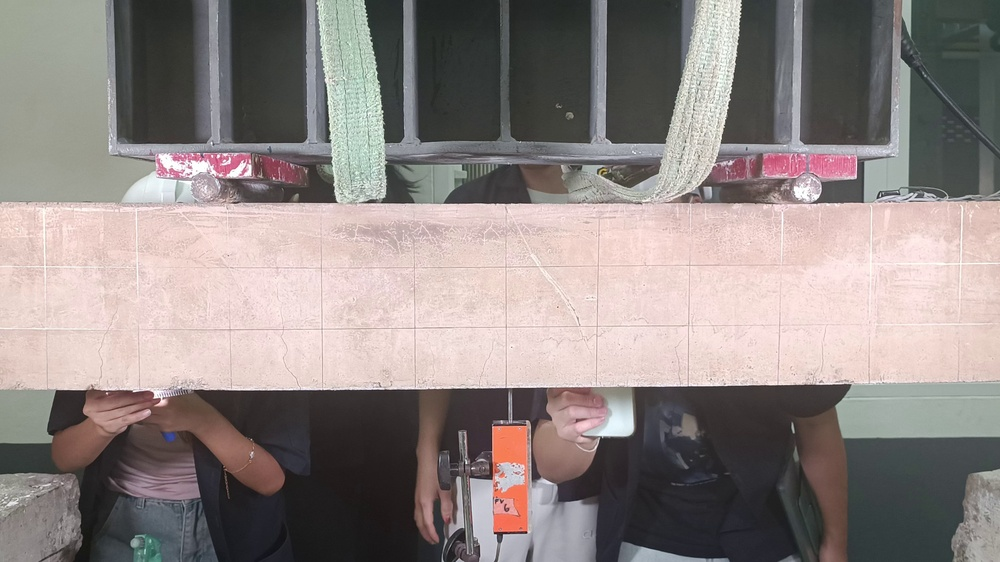
#> input picture code/images/frame_0013.jpg, 1000 x 562 px, shrunk from 3840 x 2160 before the run
$ python crop_detect.py
#> lines starting #> are read from the running program, lines starting #| are printed output that depends on the picture; after the words box and inside, x2 and y2 are one past the last pixel; in counts of white or black regions, pixels touching at a corner belong together
import cv2
import numpy as np
from matplotlib import pyplot as plt

# Load image
img = cv2.imread('../images/frame_0013.jpg')
#> img is the input picture: shape (562, 1000, 3); mean B, G, R 131.4, 133.8, 143.1
# Convert to HSV for color thresholding
hsv = cv2.cvtColor(img, cv2.COLOR_BGR2HSV)
#> hsv: shape (562, 1000, 3); mean H, S, V 51.2, 29.7, 146

# Define HSV range for beige concrete (approximate)
lower = np.array([10, 20, 150])
upper = np.array([30, 80, 255])

# Create mask and clean up
mask = cv2.inRange(hsv, lower, upper)
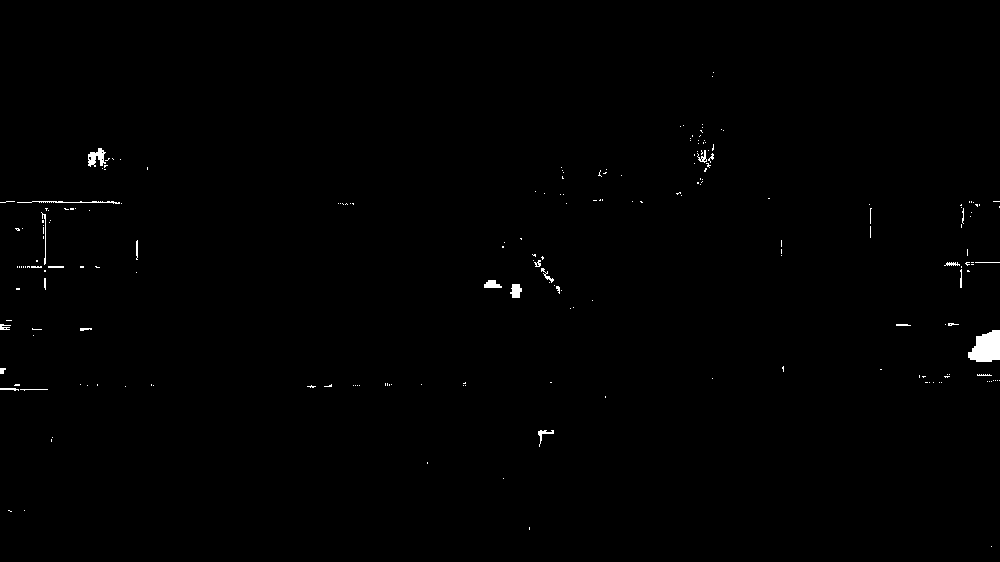
#> mask: shape (562, 1000); 0.47% white; 212 white regions (184 under 20 px), largest, box (x1, y1, x2, y2) and area: (968, 330, 1000, 362) 764, (88, 148, 106, 167) 198, (17, 201, 120, 204) 139
kernel = cv2.getStructuringElement(cv2.MORPH_RECT, (5,5))
mask = cv2.morphologyEx(mask, cv2.MORPH_CLOSE, kernel, iterations=2)
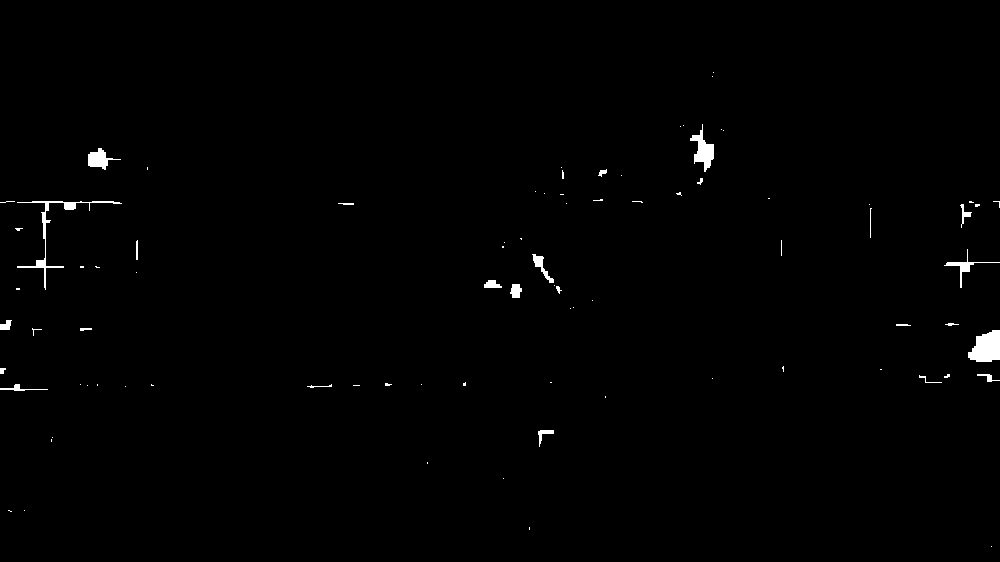
#> mask: shape (562, 1000); 0.7% white; 85 white regions (60 under 20 px), largest, box (x1, y1, x2, y2) and area: (968, 330, 1000, 362) 764, (17, 201, 122, 290) 614, (690, 124, 714, 172) 486
mask = cv2.morphologyEx(mask, cv2.MORPH_OPEN, kernel, iterations=2)
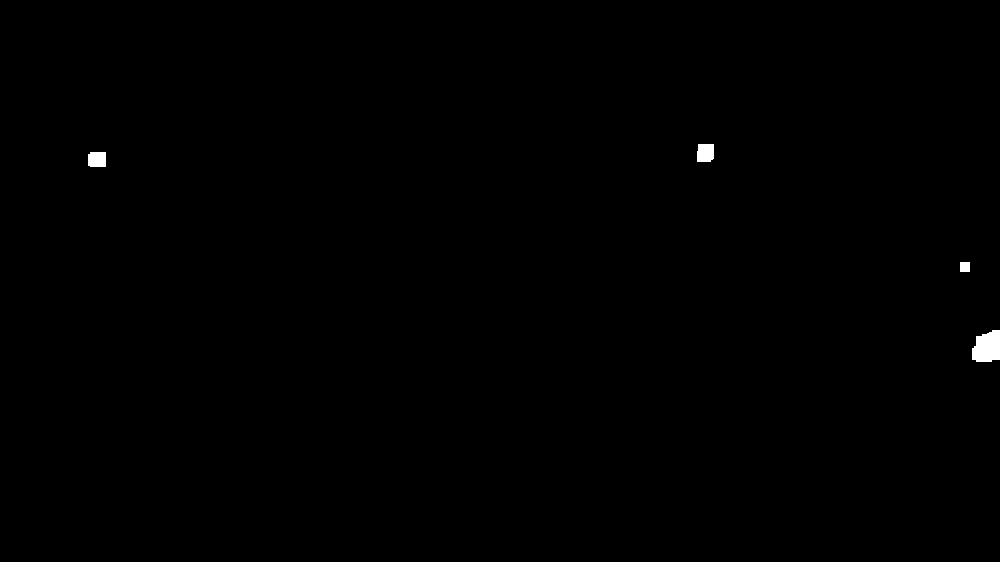
#> mask: shape (562, 1000); 0.25% white; 4 white regions

# Find contours and bounding box
contours, _ = cv2.findContours(mask, cv2.RETR_EXTERNAL, cv2.CHAIN_APPROX_SIMPLE)
#> contours = 4 contours; box (x1, y1, x2, y2) and area: (972, 330, 1000, 362) 681, (697, 144, 714, 162) 260, (88, 152, 106, 167) 233, (960, 262, 970, 272) 81
if contours:
    # Find largest contour
    c = max(contours, key=cv2.contourArea)
#> c = contour of 26 points, box (x1, y1, x2, y2) (972, 330, 1000, 362), area 681
    x, y, w, h = cv2.boundingRect(c)
#> x = 972; y = 330; w = 28; h = 32
    crop = img[y:y+h, x:x+w]
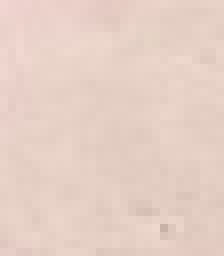
#> crop: shape (32, 28, 3) (shown 8 times larger); mean B, G, R 197.1, 207.5, 230
else:
    crop = img.copy()
    x, y, w, h = 0, 0, img.shape[1], img.shape[0]

# Crack detection in crop
gray = cv2.cvtColor(crop, cv2.COLOR_BGR2GRAY)
blur = cv2.GaussianBlur(gray, (5,5), 0)
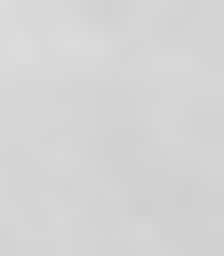
#> blur: shape (32, 28) (shown 8 times larger); min 206, max 219, mean 212.8
edges = cv2.Canny(blur, 50, 150)
#> edges: shape (32, 28); every value is 0

# Display results
plt.figure(figsize=(12,6))
plt.subplot(1,3,1); plt.title('Original Image'); plt.imshow(cv2.cvtColor(img, cv2.COLOR_BGR2RGB)); plt.axis('off')
plt.subplot(1,3,2); plt.title('Cropped Specimen'); plt.imshow(cv2.cvtColor(crop, cv2.COLOR_BGR2RGB)); plt.axis('off')
plt.subplot(1,3,3); plt.title('Detected Cracks'); plt.imshow(edges, cmap='gray'); plt.axis('off')
plt.tight_layout()
plt.show()
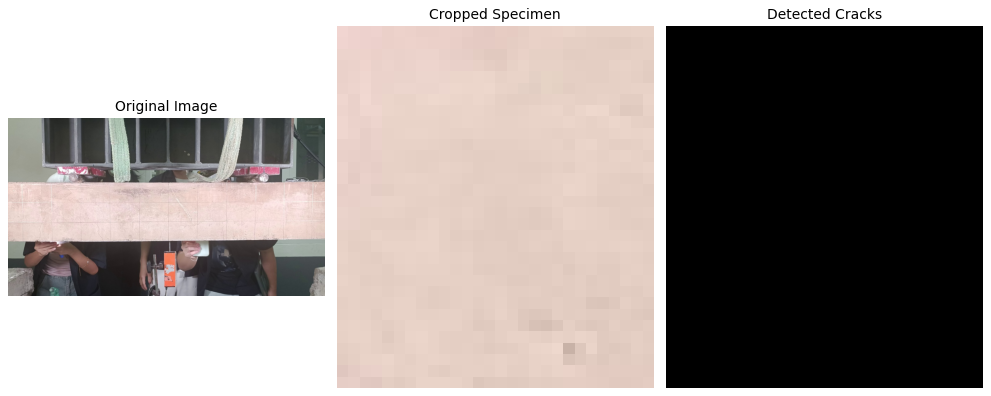
#> figure drawn by matplotlib, 3 panels

$ run again, with code/images/frame_0000.jpg copied over code/images/frame_0013.jpg
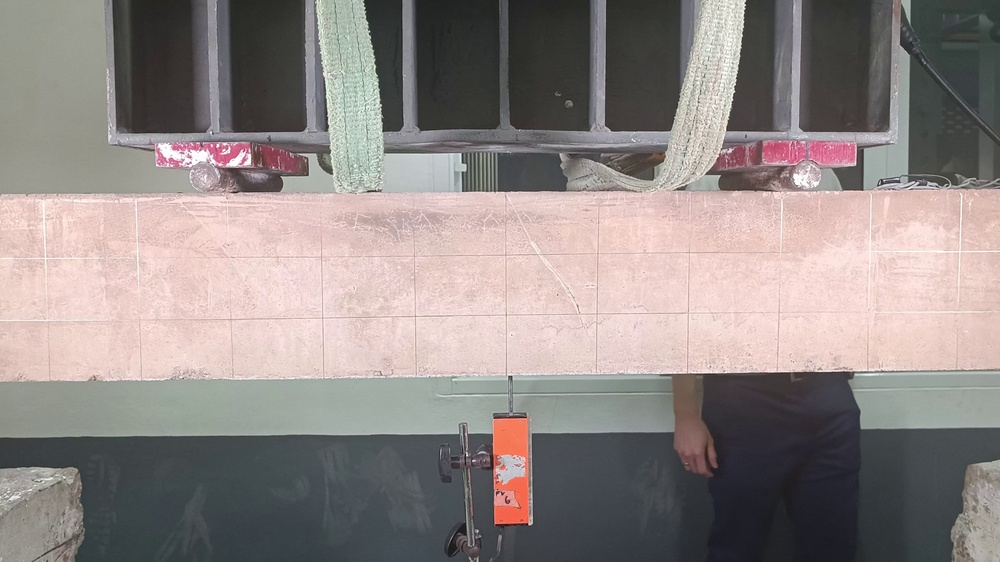
#> input picture code/images/frame_0000.jpg, 1000 x 562 px, shrunk from 3840 x 2160 before the run
#> img is the input picture: shape (562, 1000, 3); mean B, G, R 133.5, 135.8, 144.6
#> hsv: shape (562, 1000, 3); mean H, S, V 52.4, 29.6, 148.2
#> `mask = cv2.morphologyEx(mask, cv2.MORPH_OPEN, kernel, iterations=2)`:
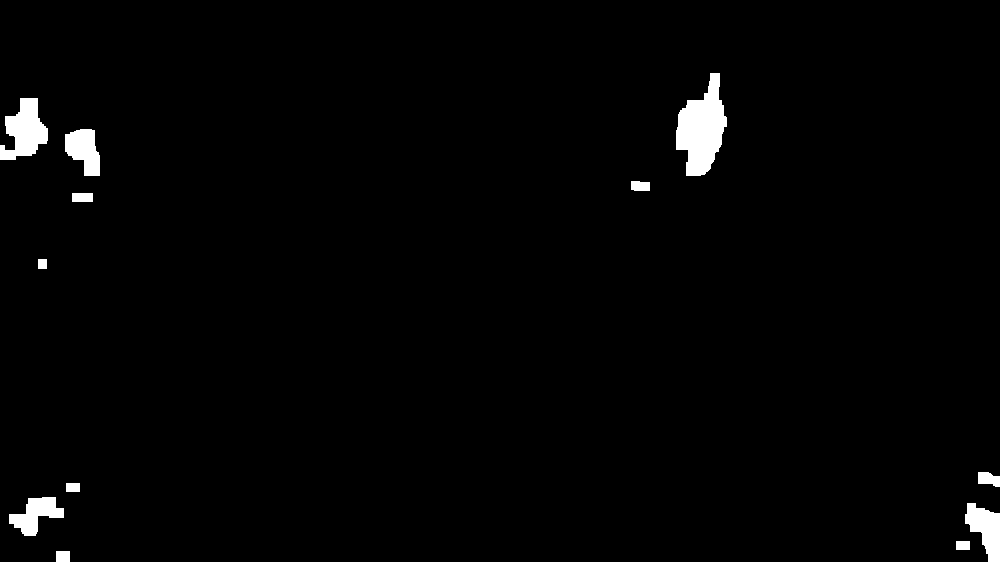
#> mask: shape (562, 1000); 1.7% white; 12 white regions
#> contours = 12 contours; largest, box (x1, y1, x2, y2) and area: (676, 73, 727, 176) 3070, (0, 98, 48, 160) 1686, (965, 503, 1000, 562) 1153, (65, 129, 100, 176) 1068, (9, 497, 64, 536) 1031
#> c = contour of 73 points, box (x1, y1, x2, y2) (676, 73, 727, 176), area 3070
#> x = 676; y = 73; w = 51; h = 103
#> edges: shape (103, 51); 14% white in thin lines or dots
#> `plt.show()`:
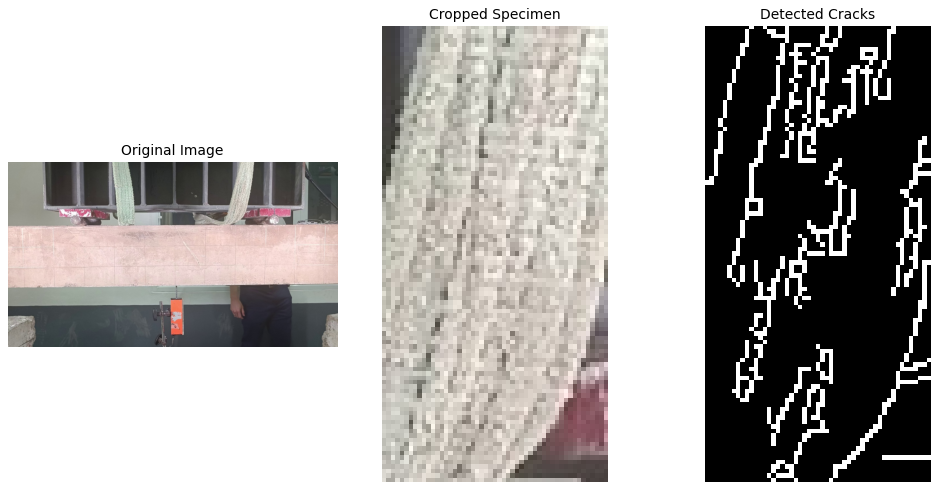
#> figure drawn by matplotlib, 3 panels

$ run again, with code/images/1080.jpg copied over code/images/frame_0013.jpg
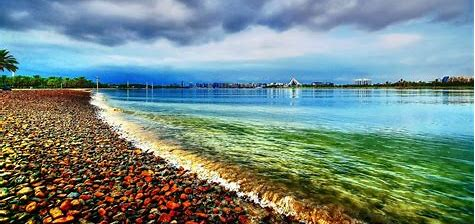
#> input picture code/images/1080.jpg, 475 x 224 px
#> img is the input picture: shape (224, 475, 3); mean B, G, R 133.2, 138.6, 115.5
#> hsv: shape (224, 475, 3); mean H, S, V 67.9, 124.5, 162.2
#> `mask = cv2.morphologyEx(mask, cv2.MORPH_OPEN, kernel, iterations=2)`:
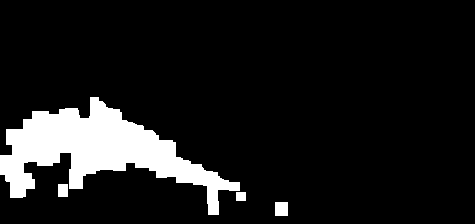
#> mask: shape (224, 475); 10.6% white; 4 white regions
#> contours = 4 contours; box (x1, y1, x2, y2) and area: (0, 97, 240, 215) 10402, (275, 202, 288, 216) 156, (58, 184, 68, 197) 108, (236, 192, 246, 201) 72
#> c = contour of 195 points, box (x1, y1, x2, y2) (0, 97, 240, 215), area 10402
#> x = 0; y = 97; w = 240; h = 118
#> edges: shape (118, 240); 29.4% white in thin lines or dots
#> `plt.show()`:
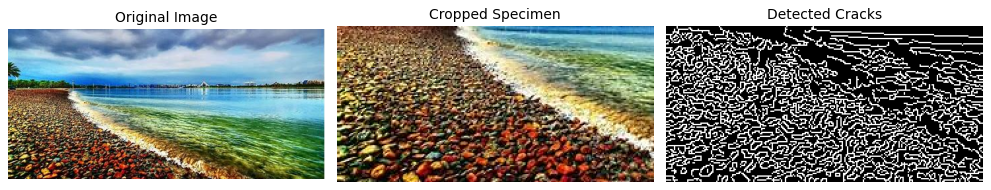
#> figure drawn by matplotlib, 3 panels
